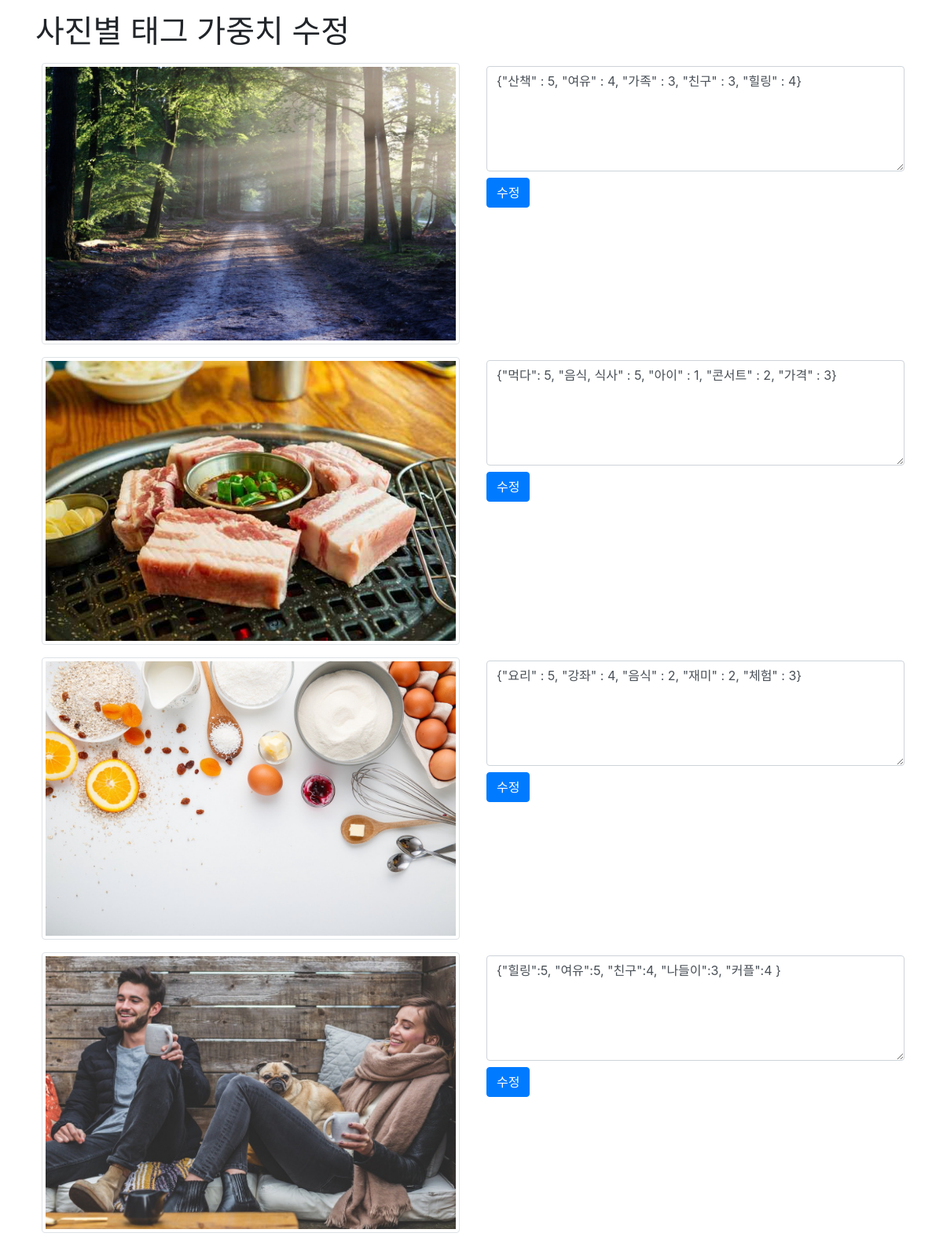
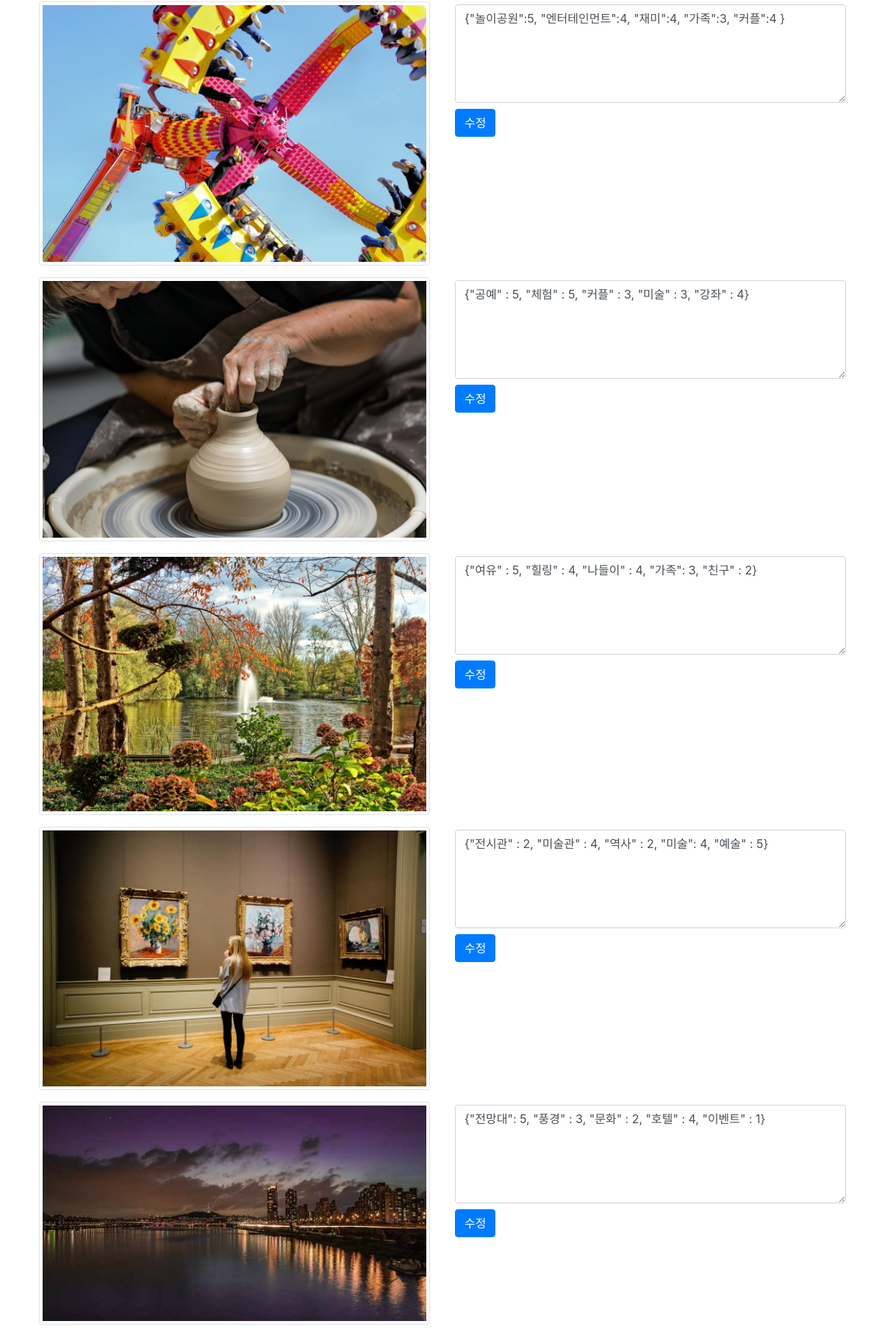
Page /test/photos (upper part) on the committed database (2 pictures, top to bottom).
### tables this page shows
CREATE TABLE photos (id INTEGER primary key autoincrement, category_id INTEGER, filename CHAR(30) , tags CHAR(100), url CHAR(200));

### main.py (the view)
@app.route('/test/photos')
def test_photos():
    photos = get_photos()
    return render_template('photos.html', photos = photos)

### modules/common.py (called while the page is built)
def get_random_list(list_org):
    list_new = []
    while len(list_org) > 0:
        index = random.randint(0, len(list_org) - 1)
        list_new.append(list_org[index])
        list_org.pop(index)
    return list_new

### modules/photo.py (called while the page is built)
def get_photos():
    conn = sqlite3.connect("data/photos.sqlite")
    cursor = conn.cursor()
    cursor.execute("SELECT id, filename, tags FROM photos")
    rows = cursor.fetchall()
    cursor.close()
    conn.close()
    photo_list = []
    for row in rows:
        photo = {}
        photo['id'] = row[0]
        photo['filename'] = row[1]
        photo['tags'] = row[2]
        photo_list.append(photo)
    return get_random_list(photo_list)

### templates/photos.html (shortened to what this page needs)
<!DOCTYPE html>
<html lang="ko">
<head>
    <link rel="stylesheet" href="https://maxcdn.bootstrapcdn.com/bootstrap/4.5.2/css/bootstrap.min.css">
</head>
<body>
<div class="container-md mt-3 ">
<h1 class="text-md-left">사진별 태그 가중치 수정</h1>
    {% for photo in photos %}
        <div class="row p-2">
            <div class="col"><img class="img-thumbnail" src="{{ url_for('static', filename='images/select/' + photo['filename']) }}"></div>
            <div class="col">
                <form action="" method="post">
                    <div class="form-group">
                        <textarea class="form-control m-1" rows="5" name="tags" required>{{ photo['tags'] }}</textarea>
                        <input type="submit" class="btn btn-primary m-1" value="수정">
                    </div>
                </form>
            </div>
        </div>
    {% endfor %}
</div>
</body>
</html>

### rows in the picture
photos: filename (picture), tags "{\"산책\" : 5, \"여유\" : 4, \"가족\" : 3, \"친구\" : 3, \"힐링\" : 4}"
photos: filename (picture), tags "{\"먹다\": 5, \"음식, 식사\" : 5, \"아이\" : 1, \"콘서트\" : 2, \"가격\" : 3}"
photos: filename (picture), tags "{\"요리\" : 5, \"강좌\" : 4, \"음식\" : 2, \"재미\" : 2, \"체험\" : 3}"
photos: filename (picture), tags "{\"힐링\":5, \"여유\":5, \"친구\":4, \"나들이\":3, \"커플\":4 }"
photos: filename (picture), tags "{\"놀이공원\":5, \"엔터테인먼트\":4, \"재미\":4, \"가족\":3, \"커플\":4 }"
photos: filename (picture), tags "{\"공예\" : 5, \"체험\" : 5, \"커플\" : 3, \"미술\" : 3, \"강좌\" : 4}"
photos: filename (picture), tags "{\"여유\" : 5, \"힐링\" : 4, \"나들이\" : 4, \"가족\": 3, \"친구\" : 2}"
photos: filename (picture), tags "{\"전시관\" : 2, \"미술관\" : 4, \"역사\" : 2, \"미술\": 4, \"예술\" : 5}"
photos: filename (picture), tags "{\"전망대\": 5, \"풍경\" : 3, \"문화\" : 2, \"호텔\" : 4, \"이벤트\" : 1}"
